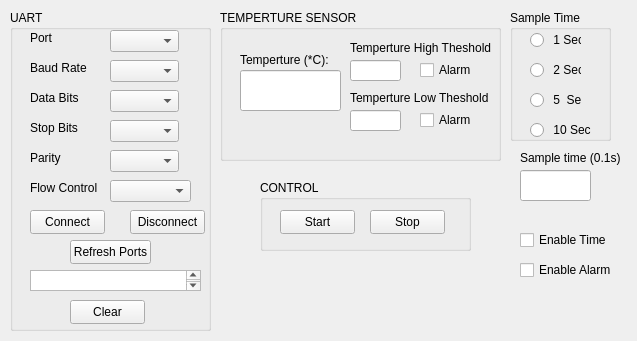
<?xml version="1.0" encoding="UTF-8"?>
<ui version="4.0">
 <class>Widget</class>
 <widget class="QWidget" name="Widget">
  <property name="geometry">
   <rect>
    <x>0</x>
    <y>0</y>
    <width>637</width>
    <height>341</height>
   </rect>
  </property>
  <property name="windowTitle">
   <string>Widget</string>
  </property>
  <widget class="QLineEdit" name="lineEdit_2">
   <property name="geometry">
    <rect>
     <x>520</x>
     <y>170</y>
     <width>71</width>
     <height>31</height>
    </rect>
   </property>
  </widget>
  <widget class="QCheckBox" name="checkBox">
   <property name="geometry">
    <rect>
     <x>520</x>
     <y>260</y>
     <width>91</width>
     <height>20</height>
    </rect>
   </property>
   <property name="text">
    <string>Enable Alarm</string>
   </property>
  </widget>
  <widget class="QCheckBox" name="checkBox_2">
   <property name="geometry">
    <rect>
     <x>520</x>
     <y>230</y>
     <width>91</width>
     <height>20</height>
    </rect>
   </property>
   <property name="text">
    <string>Enable Time</string>
   </property>
  </widget>
  <widget class="QLabel" name="label_13">
   <property name="geometry">
    <rect>
     <x>520</x>
     <y>150</y>
     <width>101</width>
     <height>16</height>
    </rect>
   </property>
   <property name="text">
    <string>Sample time (0.1s):</string>
   </property>
  </widget>
  <widget class="QGroupBox" name="groupBox">
   <property name="geometry">
    <rect>
     <x>510</x>
     <y>10</y>
     <width>101</width>
     <height>131</height>
    </rect>
   </property>
   <property name="title">
    <string>Sample Time</string>
   </property>
   <widget class="QRadioButton" name="radioButton">
    <property name="geometry">
     <rect>
      <x>20</x>
      <y>20</y>
      <width>51</width>
      <height>20</height>
     </rect>
    </property>
    <property name="text">
     <string> 1 Sec</string>
    </property>
   </widget>
   <widget class="QRadioButton" name="radioButton_2">
    <property name="geometry">
     <rect>
      <x>20</x>
      <y>50</y>
      <width>51</width>
      <height>20</height>
     </rect>
    </property>
    <property name="text">
     <string> 2 Sec</string>
    </property>
   </widget>
   <widget class="QRadioButton" name="radioButton_3">
    <property name="geometry">
     <rect>
      <x>20</x>
      <y>80</y>
      <width>51</width>
      <height>20</height>
     </rect>
    </property>
    <property name="text">
     <string> 5  Sec</string>
    </property>
   </widget>
   <widget class="QRadioButton" name="radioButton_4">
    <property name="geometry">
     <rect>
      <x>20</x>
      <y>110</y>
      <width>61</width>
      <height>20</height>
     </rect>
    </property>
    <property name="text">
     <string> 10 Sec</string>
    </property>
   </widget>
  </widget>
  <widget class="QGroupBox" name="groupBox_3">
   <property name="geometry">
    <rect>
     <x>220</x>
     <y>10</y>
     <width>281</width>
     <height>151</height>
    </rect>
   </property>
   <property name="title">
    <string>TEMPERTURE SENSOR</string>
   </property>
   <widget class="QLabel" name="label_12">
    <property name="geometry">
     <rect>
      <x>130</x>
      <y>80</y>
      <width>141</width>
      <height>16</height>
     </rect>
    </property>
    <property name="text">
     <string>Temperture Low Theshold</string>
    </property>
   </widget>
   <widget class="QCheckBox" name="checkBox_3">
    <property name="geometry">
     <rect>
      <x>200</x>
      <y>50</y>
      <width>51</width>
      <height>20</height>
     </rect>
    </property>
    <property name="text">
     <string>Alarm</string>
    </property>
   </widget>
   <widget class="QLineEdit" name="lineEdit_5">
    <property name="geometry">
     <rect>
      <x>130</x>
      <y>100</y>
      <width>51</width>
      <height>21</height>
     </rect>
    </property>
   </widget>
   <widget class="QLineEdit" name="lineEdit_4">
    <property name="geometry">
     <rect>
      <x>130</x>
      <y>50</y>
      <width>51</width>
      <height>21</height>
     </rect>
    </property>
   </widget>
   <widget class="QLabel" name="label_8">
    <property name="geometry">
     <rect>
      <x>20</x>
      <y>40</y>
      <width>91</width>
      <height>20</height>
     </rect>
    </property>
    <property name="text">
     <string>Temperture (*C):</string>
    </property>
   </widget>
   <widget class="QCheckBox" name="checkBox_4">
    <property name="geometry">
     <rect>
      <x>200</x>
      <y>100</y>
      <width>51</width>
      <height>20</height>
     </rect>
    </property>
    <property name="text">
     <string>Alarm</string>
    </property>
   </widget>
   <widget class="QLabel" name="label_11">
    <property name="geometry">
     <rect>
      <x>130</x>
      <y>30</y>
      <width>141</width>
      <height>16</height>
     </rect>
    </property>
    <property name="text">
     <string>Temperture High Theshold</string>
    </property>
   </widget>
   <widget class="QLineEdit" name="lineEdit_3">
    <property name="geometry">
     <rect>
      <x>20</x>
      <y>60</y>
      <width>101</width>
      <height>41</height>
     </rect>
    </property>
    <property name="sizeIncrement">
     <size>
      <width>0</width>
      <height>0</height>
     </size>
    </property>
    <property name="baseSize">
     <size>
      <width>0</width>
      <height>0</height>
     </size>
    </property>
    <property name="text">
     <string/>
    </property>
    <property name="alignment">
     <set>Qt::AlignCenter</set>
    </property>
    <property name="readOnly">
     <bool>false</bool>
    </property>
   </widget>
  </widget>
  <widget class="QGroupBox" name="groupBox_4">
   <property name="geometry">
    <rect>
     <x>10</x>
     <y>10</y>
     <width>201</width>
     <height>321</height>
    </rect>
   </property>
   <property name="title">
    <string>UART</string>
   </property>
   <widget class="QPushButton" name="pushButton_5">
    <property name="geometry">
     <rect>
      <x>60</x>
      <y>290</y>
      <width>75</width>
      <height>24</height>
     </rect>
    </property>
    <property name="text">
     <string>Clear</string>
    </property>
   </widget>
   <widget class="QLabel" name="label_6">
    <property name="geometry">
     <rect>
      <x>20</x>
      <y>170</y>
      <width>81</width>
      <height>16</height>
     </rect>
    </property>
    <property name="text">
     <string>Flow Control</string>
    </property>
   </widget>
   <widget class="QLabel" name="label_2">
    <property name="geometry">
     <rect>
      <x>20</x>
      <y>50</y>
      <width>61</width>
      <height>16</height>
     </rect>
    </property>
    <property name="text">
     <string>Baud Rate</string>
    </property>
   </widget>
   <widget class="QPushButton" name="pushButton_4">
    <property name="geometry">
     <rect>
      <x>60</x>
      <y>230</y>
      <width>81</width>
      <height>24</height>
     </rect>
    </property>
    <property name="text">
     <string>Refresh Ports</string>
    </property>
   </widget>
   <widget class="QComboBox" name="comboBox">
    <property name="geometry">
     <rect>
      <x>100</x>
      <y>20</y>
      <width>69</width>
      <height>22</height>
     </rect>
    </property>
   </widget>
   <widget class="QComboBox" name="comboBox_2">
    <property name="geometry">
     <rect>
      <x>100</x>
      <y>50</y>
      <width>69</width>
      <height>22</height>
     </rect>
    </property>
   </widget>
   <widget class="QLabel" name="label_3">
    <property name="geometry">
     <rect>
      <x>20</x>
      <y>80</y>
      <width>61</width>
      <height>16</height>
     </rect>
    </property>
    <property name="text">
     <string>Data Bits</string>
    </property>
   </widget>
   <widget class="QComboBox" name="comboBox_4">
    <property name="geometry">
     <rect>
      <x>100</x>
      <y>110</y>
      <width>69</width>
      <height>22</height>
     </rect>
    </property>
   </widget>
   <widget class="QComboBox" name="comboBox_3">
    <property name="geometry">
     <rect>
      <x>100</x>
      <y>80</y>
      <width>69</width>
      <height>22</height>
     </rect>
    </property>
   </widget>
   <widget class="QLabel" name="label">
    <property name="geometry">
     <rect>
      <x>20</x>
      <y>20</y>
      <width>49</width>
      <height>16</height>
     </rect>
    </property>
    <property name="text">
     <string>Port</string>
    </property>
   </widget>
   <widget class="QComboBox" name="comboBox_6">
    <property name="geometry">
     <rect>
      <x>100</x>
      <y>170</y>
      <width>81</width>
      <height>22</height>
     </rect>
    </property>
   </widget>
   <widget class="QLabel" name="label_4">
    <property name="geometry">
     <rect>
      <x>20</x>
      <y>110</y>
      <width>49</width>
      <height>16</height>
     </rect>
    </property>
    <property name="text">
     <string>Stop Bits</string>
    </property>
   </widget>
   <widget class="QComboBox" name="comboBox_5">
    <property name="geometry">
     <rect>
      <x>100</x>
      <y>140</y>
      <width>69</width>
      <height>22</height>
     </rect>
    </property>
   </widget>
   <widget class="QLabel" name="label_5">
    <property name="geometry">
     <rect>
      <x>20</x>
      <y>140</y>
      <width>49</width>
      <height>16</height>
     </rect>
    </property>
    <property name="text">
     <string>Parity</string>
    </property>
   </widget>
   <widget class="QPushButton" name="pushButton_3">
    <property name="geometry">
     <rect>
      <x>120</x>
      <y>200</y>
      <width>75</width>
      <height>24</height>
     </rect>
    </property>
    <property name="text">
     <string>Disconnect</string>
    </property>
   </widget>
   <widget class="QPushButton" name="pushButton_2">
    <property name="geometry">
     <rect>
      <x>20</x>
      <y>200</y>
      <width>75</width>
      <height>24</height>
     </rect>
    </property>
    <property name="text">
     <string>Connect</string>
    </property>
   </widget>
   <widget class="QTextBrowser" name="textBrowser">
    <property name="geometry">
     <rect>
      <x>20</x>
      <y>260</y>
      <width>171</width>
      <height>21</height>
     </rect>
    </property>
   </widget>
  </widget>
  <widget class="QGroupBox" name="groupBox_2">
   <property name="geometry">
    <rect>
     <x>260</x>
     <y>180</y>
     <width>211</width>
     <height>71</height>
    </rect>
   </property>
   <property name="title">
    <string>CONTROL</string>
   </property>
   <widget class="QPushButton" name="pushButton_6">
    <property name="geometry">
     <rect>
      <x>110</x>
      <y>30</y>
      <width>75</width>
      <height>24</height>
     </rect>
    </property>
    <property name="text">
     <string>Stop</string>
    </property>
   </widget>
   <widget class="QPushButton" name="pushButton">
    <property name="geometry">
     <rect>
      <x>20</x>
      <y>30</y>
      <width>75</width>
      <height>24</height>
     </rect>
    </property>
    <property name="text">
     <string>Start</string>
    </property>
   </widget>
  </widget>
 </widget>
 <resources/>
 <connections/>
</ui>
